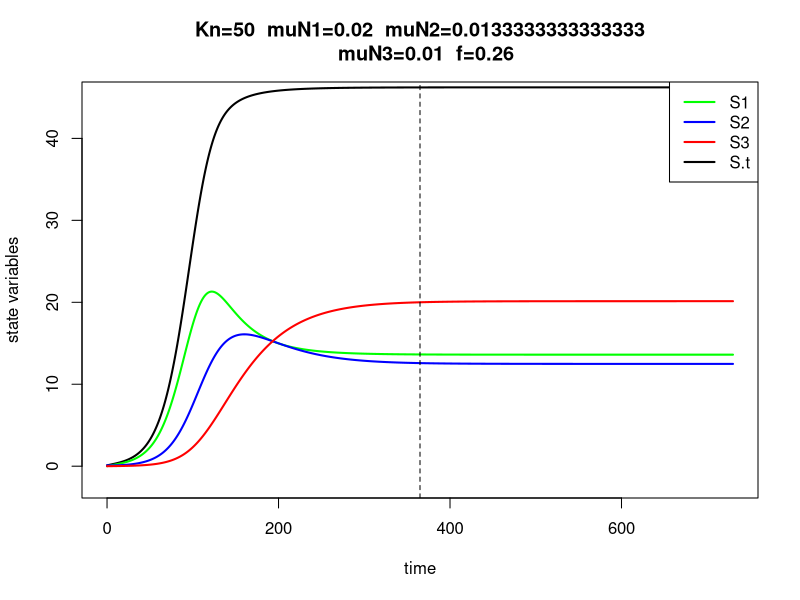
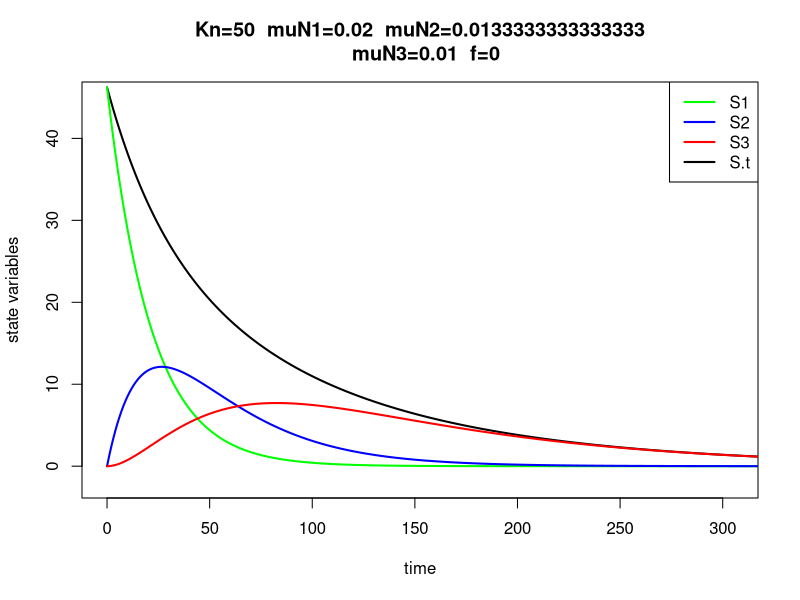
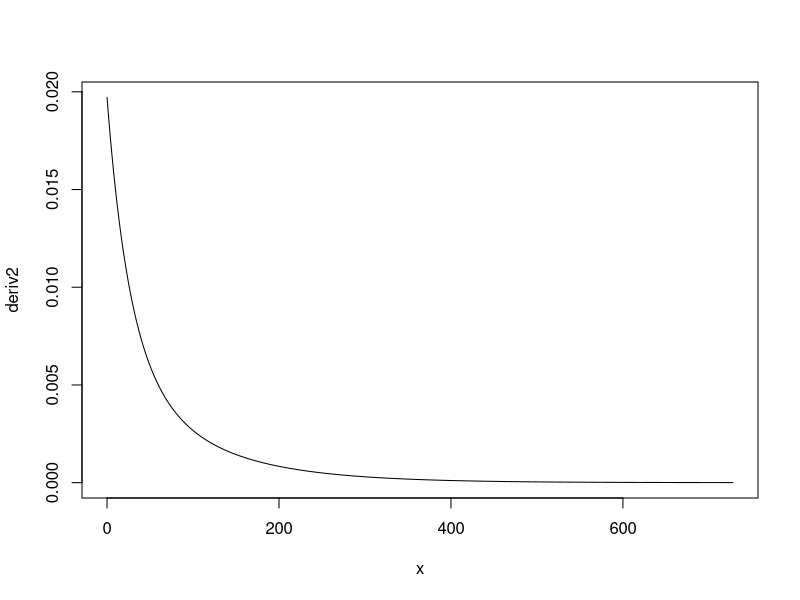

The R script that drew these images, in order:
## Modeling base snail population dynamics to set growth and mortality parameters; 
## no predation or disease

## To-do list:
  # Size-dependent mortality in snail classes? (simple approximation looks decent)

require(deSolve)

snail_size <- function(t, n, parameters) { 
  with(as.list(parameters),{
    
    S1 = n[1]
    S2 = n[2]
    S3 = n[3]
  
    N = S1 + S2 + S3
    
    dS1dt = f*(1-N/Kn)*(S2+S3) - muN1*S1 - psi1*S1 - g1*S1
    
    dS2dt = g1*S1 - muN2*S2 - psi2*S2 - g2*S2
    
    dS3dt = g2*S2 - muN3*S3 - psi3*S3
    
    
    return(list(c(dS1dt, dS2dt, dS3dt)))
  }) 
} 

# Set initial values and parameters
nstart = c(S1 = 0, S2 = 0.1, S3 = 0)
time = seq(0, 365*2, 1)

# List snail model parameters
parameters = c(
    f = 0.26,    # Birth rate of adult snails (snails/reproductive snail/day, including survival to detection; more like a recruitment rate)
    Kn = 50,     # Carrying capacity of snails (snails/m^2), from Sokolow et al. 2015
    muN1 = 1/50, # Natural mortality rate of small snails (deaths/snail/day; assume mean lifespan = 50 days)
    muN2 = 1/75, # Natural mortality rate of medium snails (deaths/snail/day; assume mean lifespan = 50 days)
    muN3 = 1/100, # Natural mortality rate of large snails (deaths/snail/day; assume mean lifespan = 50 days)
    g1 = 1/37,   # Growth rate of small snails (size class transition rate, in terms of days to grow 4mm; adapted from McCreesh et al. 2014, assuming water temp. of 25 C) 
    g2 = 1/62,   # Growth rate of medium snails (size class transition rate, in terms of days to grow 4mm; adapted from McCreesh et al. 2014, assuming water temp. of 25 C) 
    psi1 = 0,    # TBD: predation rate of prawn cohort on smallest snails
    psi2 = 0,    # TBD: predation rate of prawn cohort on medium snails
    psi3 = 0     # TBD: predation rate of prawn cohort on largest snails
)


# Run & plot
output_ss = as.data.frame(ode(nstart,time,snail_size,parameters))
output_ss$S.t = output_ss$S1 + output_ss$S2 + output_ss$S3 # Calculate total snail population density
eqbm_ss = output_ss[max(time),]
  
par(mfrow = c(1,1))  
plot(output_ss$time, output_ss$S.t, type = 'l', col = 'black', lwd=2, ylim = c(-2, 45), #xlim = c(0,305),
     ylab = 'state variables', xlab = 'time',
     main = paste('Kn=', parameters['Kn'], '  muN1=', parameters['muN1'], '  muN2=', parameters['muN2'],
                  '\n  muN3=', parameters['muN3'], '  f=', parameters['f'], sep = ''))
  lines(output_ss$time, output_ss$S1, type = 'l', col = 'green', lwd=2)
  lines(output_ss$time, output_ss$S2, type = 'l', col = 'blue', lwd=2)
  lines(output_ss$time, output_ss$S3, type = 'l', col = 'red', lwd=2)
  abline(v = 365, lty = 2)
  legend('topright', legend = c('S1', 'S2', 'S3', 'S.t'), lwd = 2, col = c('green', 'blue', 'red', 'black'))
    
# Simulate and plot single equilibrium-level cohort
nstart = c(S1 = eqbm_ss$S.t, S2 = 0, S3 = 0)
time = seq(0,365*2,1)
    
parameters['f'] = 0 # Stop recruitment
    
output_ss = as.data.frame(ode(nstart,time,snail_size,parameters))
output_ss$S.t = output_ss$S1 + output_ss$S2 + output_ss$S3 # Calculate total snail population density
eqbm_ss = output_ss[max(time),]
    
par(mfrow = c(1,1))  
plot(output_ss$time, output_ss$S.t, type = 'l', col = 'black', lwd=2, ylim = c(-2, 45), xlim = c(0,305),
     ylab = 'state variables', xlab = 'time',
     main = paste('Kn=', parameters['Kn'], '  muN1=', parameters['muN1'], '  muN2=', parameters['muN2'],
                  '\n  muN3=', parameters['muN3'], '  f=', parameters['f'], sep = ''))
  lines(output_ss$time, output_ss$S1, type = 'l', col = 'green', lwd=2)
  lines(output_ss$time, output_ss$S2, type = 'l', col = 'blue', lwd=2)
  lines(output_ss$time, output_ss$S3, type = 'l', col = 'red', lwd=2)
  abline(v = 365, lty=2)
  legend('topright', legend = c('S1', 'S2', 'S3', 'S.t'), lwd=2, col = c('green', 'blue', 'red', 'black'))
    
# Calculate PDF f(t) = -dS(t)/dt (i.e. numerically approximate derivative of survival curve)
vect = output_ss$S.t
deriv = numeric(length(vect)-1)
for (i in 1:(length(vect)-1)) {
  deriv[i] = vect[i] - vect[i+1]
}

deriv2 = deriv/output_ss$S.t[1]
deriv2 = deriv2[-(length(deriv2))]
sum(deriv2) 

x = 0:(length(deriv2)-1)

plot(x = x, y = deriv2, type = 'l')

# Calculate life expectancy
sum(x*deriv2)   
